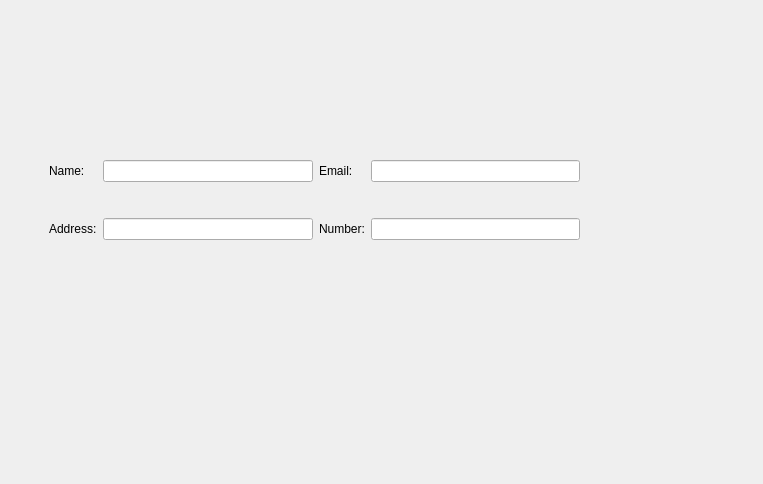
<?xml version="1.0" encoding="UTF-8"?>
<ui version="4.0">
 <class>registration</class>
 <widget class="QDialog" name="registration">
  <property name="geometry">
   <rect>
    <x>0</x>
    <y>0</y>
    <width>763</width>
    <height>484</height>
   </rect>
  </property>
  <property name="windowTitle">
   <string>Dialog</string>
  </property>
  <widget class="QWidget" name="gridLayoutWidget">
   <property name="geometry">
    <rect>
     <x>49</x>
     <y>130</y>
     <width>531</width>
     <height>141</height>
    </rect>
   </property>
   <layout class="QGridLayout" name="gridLayout">
    <item row="0" column="2">
     <widget class="QLabel" name="label_2">
      <property name="text">
       <string>Email:</string>
      </property>
     </widget>
    </item>
    <item row="1" column="2">
     <widget class="QLabel" name="label_4">
      <property name="text">
       <string>Number:</string>
      </property>
     </widget>
    </item>
    <item row="0" column="0">
     <widget class="QLabel" name="label_3">
      <property name="text">
       <string>Name:</string>
      </property>
     </widget>
    </item>
    <item row="1" column="1">
     <widget class="QLineEdit" name="lineEdit_2"/>
    </item>
    <item row="1" column="0">
     <widget class="QLabel" name="label">
      <property name="text">
       <string>Address:</string>
      </property>
     </widget>
    </item>
    <item row="0" column="1">
     <widget class="QLineEdit" name="lineEdit"/>
    </item>
    <item row="0" column="3">
     <widget class="QLineEdit" name="lineEdit_3"/>
    </item>
    <item row="1" column="3">
     <widget class="QLineEdit" name="lineEdit_4"/>
    </item>
   </layout>
  </widget>
 </widget>
 <resources/>
 <connections/>
</ui>
